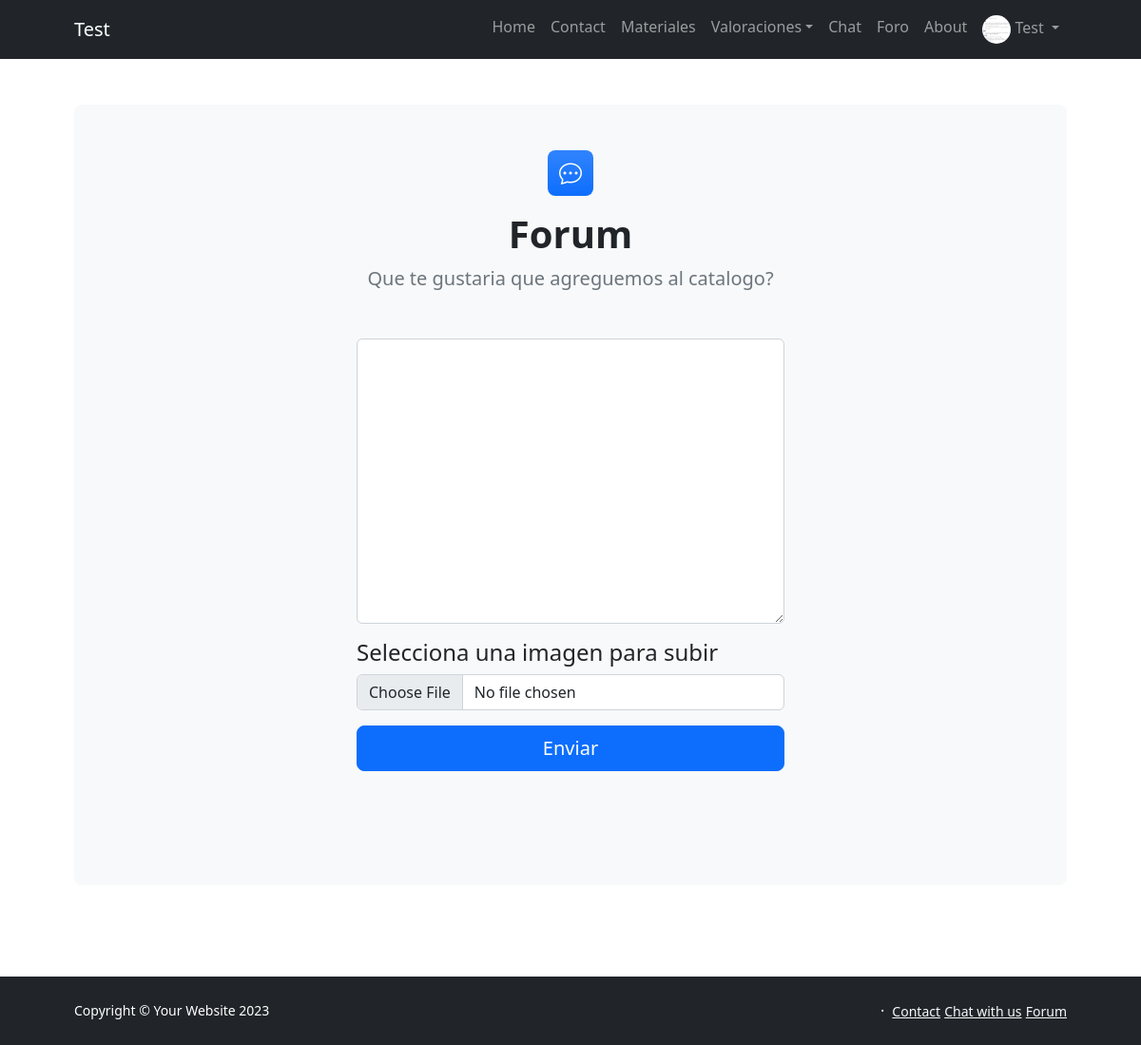
Page /forum/ (signed in) on the earlier database version.
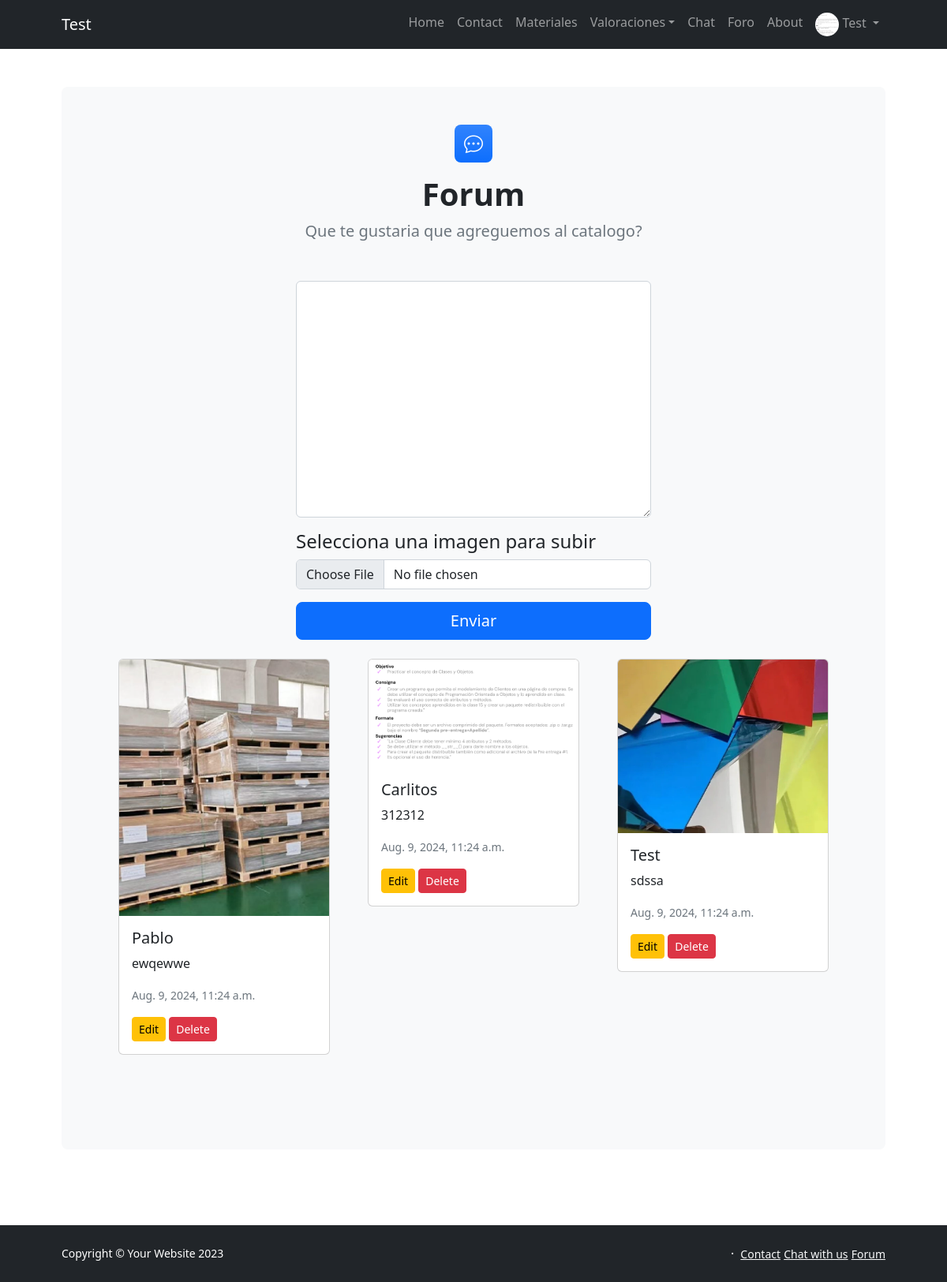
Same page on the later database version.
### users/models.py (models this page shows, shortened)
class Profile(models.Model):
    user = models.OneToOneField(User, on_delete=models.CASCADE)
    profile_picture = models.ImageField(upload_to='profile_pictures/', null=True, blank=True)

### apps/models.py (models this page shows, shortened)
class Post(models.Model):
    user = models.ForeignKey(User, on_delete=models.CASCADE)
    content = models.TextField()
    image = models.ImageField(upload_to='posts/', null=True, blank=True)
    timestamp = models.DateTimeField(auto_now_add=True)

### apps/views.py (the view)
# urls.py: path('forum/', views.forum, name='forum'),
@login_required
def forum(request):
    posts = Post.objects.all().order_by('-timestamp')
    if request.method == 'POST':
        form = PostForm(request.POST, request.FILES)
        if form.is_valid():
            post = form.save(commit=False)
            post.user = request.user
            post.save()
            return redirect('forum')
    else:
        form = PostForm()
    return render(request, 'apps/forum.html', {'posts': posts, 'form': form})

### apps/forms.py
class PostForm(forms.ModelForm):
    class Meta:
        model = Post
        fields = ['content', 'image']
        widgets = {
            'content': forms.Textarea(attrs={'class': 'form-control', 'placeholder': 'Content'}),
            'image': forms.ClearableFileInput(attrs={'class': 'form-control'}),
        }

### apps/templates/apps/forum.html (shortened to what this page needs)
<!DOCTYPE html>
{% extends 'apps/base.html' %}
{% load static %}
{% block main %}
<section class="py-5">
    <div class="container px-5">
        <div class="bg-light rounded-3 py-5 px-4 px-md-5 mb-5">
            <div class="text-center mb-5">
                <div class="feature bg-primary bg-gradient text-white rounded-3 mb-3">
                    <i class="bi bi-chat-dots"></i>
                </div>
                <h1 class="fw-bolder">Forum</h1>
                <p class="lead fw-normal text-muted mb-0">Que te gustaria que agreguemos al catalogo?</p>
            </div>
            <div class="row gx-5 justify-content-center mb-5">
                <div class="col-lg-8 col-xl-6">
                    <form method="POST" enctype="multipart/form-data">
                        <div class="form-floating mb-3">
                            <textarea class="form-control" id="post_content" name="content" placeholder="What's on your mind?" style="height: 300px;" required></textarea>
                        </div>
                        <div class="mb-4">
                            <h2 class="h4">Selecciona una imagen para subir</h2>
                            <div class="mb-3">
                            <input class="form-control" id="post_image" type="file" name="image" />
                        </div>
                        <div class="d-grid">
                            <button class="btn btn-primary btn-lg" type="submit">Enviar</button>
                        </div>
                    </form>
                </div>
            </div>
            <div class="row gx-5">
                {% for post in posts %}
                    <div class="col-lg-4 mb-4">
                        <div class="card">
                            {% if post.image %}
                                <img src="{{ post.image.url }}" class="card-img-top" alt="Post Image">
                            {% endif %}
                            <div class="card-body">
                                <h5 class="card-title">{{ post.user.username }}</h5>
                                <p class="card-text">{{ post.content }}</p>
                                <p class="card-text"><small class="text-muted">{{ post.timestamp }}</small></p>
                                {% if user == post.user or user.is_superuser %}
                                    <a href="{% url 'edit_post' post.id %}" class="btn btn-warning btn-sm">Edit</a>
                                    <a href="{% url 'delete_post' post.id %}" class="btn btn-danger btn-sm" onclick="return confirm('Are you sure you want to delete this post?');">Delete</a>
                                {% endif %}
                            </div>
                        </div>
                    </div>
                {% endfor %}
            </div>
        </div>
    </div>
</section>
{% endblock main %}

### apps/templates/apps/base.html (shortened to what this page needs)
<!DOCTYPE html>
{% load static %}
<html lang="en">
    <head>
        <link href="https://cdn.jsdelivr.net/npm/bootstrap-icons@1.5.0/font/bootstrap-icons.css" rel="stylesheet" />
        <link href="{% static 'apps/css/styles.css' %}" rel="stylesheet" />
    </head>
    <body class="d-flex flex-column h-100">
        <main class="flex-shrink-0">
            <nav class="navbar navbar-expand-lg navbar-dark bg-dark">
                <div class="container px-5">
                    <a class="navbar-brand" href="{% url 'home' %}">{{ user.username }}</a>
                    <div class="collapse navbar-collapse" id="navbarSupportedContent">
                        <ul class="navbar-nav ms-auto mb-2 mb-lg-0">
                            <li class="nav-item"><a class="nav-link" href="{% url 'home' %}">Home</a></li>
                            <li class="nav-item"><a class="nav-link" href="{% url 'contact' %}">Contact</a></li>
                            <li class="nav-item"><a class="nav-link" href="{% url 'materiales' %}">Materiales</a></li>
                            <li class="nav-item dropdown">
                                <a class="nav-link dropdown-toggle" id="navbarDropdownBlog" href="#" role="button" data-bs-toggle="dropdown" aria-expanded="false">Valoraciones</a>
                                {% if user.is_authenticated %}
                                <li class="nav-item"><a class="nav-link" href="{% url 'chat_room' %}">Chat</a></li>
                                <li class="nav-item"><a class="nav-link" href="{% url 'forum' %}">Foro</a></li>
                                {% endif %}
                                <li class="nav-item"><a class="nav-link" href="{% url 'about' %}">About</a></li>
                            {% if user.is_authenticated %}
                            <li class="nav-item dropdown">
                                <a class="nav-link dropdown-toggle" id="navbarDropdownPortfolio" href="#" role="button" data-bs-toggle="dropdown" aria-expanded="false">
                                    {% if user.profile.profile_picture %}
                                    <img src="{{ user.profile.profile_picture.url }}" alt="Profile Picture" class="rounded-circle" style="width: 30px; height: 30px;">
                                    {% else %}
                                    <i class="bi bi-person-circle"></i>
                                    {% endif %}
                                    {{ user.username }}
                                </a>
                            </li>
                            {% else %}
                            <li class="nav-item"><a class="nav-link" href="{% url 'login' %}">Iniciar Sesión</a></li>
                            <li class="nav-item"><a class="nav-link" href="{% url 'register' %}">Registrar</a></li>
                            {% endif %}
                        </ul>
                    </div>
                </div>
            </nav>
            {% block main %}{% endblock main %}
        <footer class="bg-dark py-4 mt-auto">
            <div class="container px-5">
                <div class="row align-items-center justify-content-between flex-column flex-sm-row">
                    <div class="col-auto"><div class="small m-0 text-white">Copyright &copy; Your Website 2023</div></div>
                    <div class="col-auto">
                        <span class="text-white mx-1">&middot;</span>
                        <a class="link-light small" href="{% url 'contact' %}">Contact</a>
                        <a class="link-light small" href="{% url 'chat_room' %}">Chat with us</a>
                        <a class="link-light small" href="{% url 'forum' %}">Forum</a>
                    </div>
                </div>
            </div>
        </footer>
    </body>
</html>

Differences in the rows shown:
added Post: image (picture), user.username "Pablo", content "ewqewwe", timestamp "Aug. 9, 2024, 11:24 a.m.", shows "Edit"
added Post: image (picture), user.username "Carlitos", content "312312", timestamp "Aug. 9, 2024, 11:24 a.m.", shows "Edit"
added Post: image (picture), user.username "Test", content "sdssa", timestamp "Aug. 9, 2024, 11:24 a.m.", shows "Edit"
